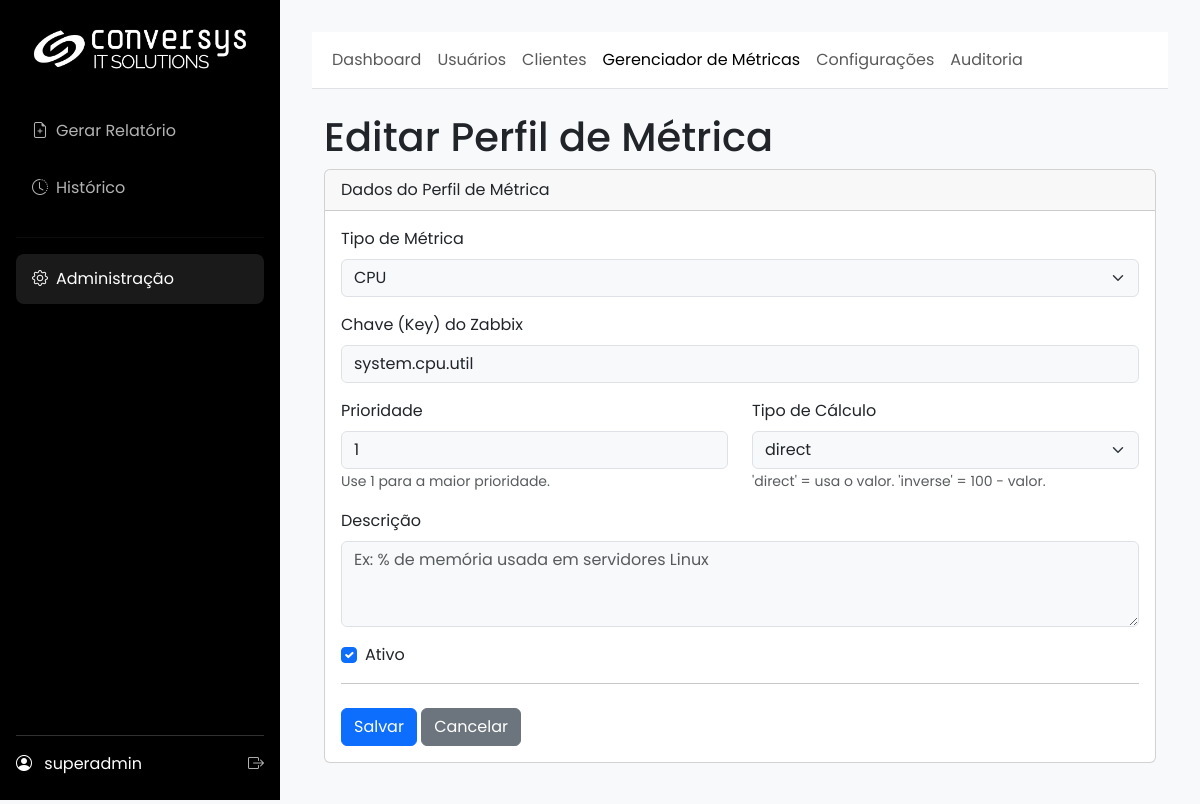
/admin/metric_key/edit/4 (signed in), run on the app's committed database.
### app/models.py (models this page shows, shortened)
class SystemConfig(db.Model):
    id = db.Column(db.Integer, primary_key=True)
    company_name = db.Column(db.String(100), default="Conversys IT Solutions")
    footer_text = db.Column(db.String(255), default=f"Conversys IT Solutions Copyright {dt.datetime.now().year} – Todos os direitos Reservados | Política de privacidade")
    primary_color = db.Column(db.String(7), default="#2c3e50")
    secondary_color = db.Column(db.String(7), default="#3498db")
    logo_dark_bg_path = db.Column(db.String(255), nullable=True)
    logo_light_bg_path = db.Column(db.String(255), nullable=True)
    login_background_path = db.Column(db.String(255), nullable=True)
    default_cover_path = db.Column(db.String(255), nullable=True)
    color_scheme = db.Column(db.String(10), default="light")
    color_bg_main = db.Column(db.String(7), default="#f8f9fa")
    color_bg_card = db.Column(db.String(7), default="#ffffff")
    color_text_light = db.Column(db.String(7), default="#212529")
    color_border = db.Column(db.String(7), default="#dee2e6")
    login_media_path = db.Column(db.String(255), nullable=True)
    report_cover_path = db.Column(db.String(255), nullable=True)
    report_final_page_path = db.Column(db.String(255), nullable=True)

class User(UserMixin, db.Model):
    id = db.Column(db.Integer, primary_key=True)
    username = db.Column(db.String(64), index=True, unique=True)
    email = db.Column(db.String(120), index=True, unique=True)
    password_hash = db.Column(db.String(256))
    role_id = db.Column(db.Integer, db.ForeignKey('role.id'))
    reports = db.relationship('Report', backref='user', lazy='dynamic')
    clients = db.relationship('Client', secondary=user_client_association, back_populates='users')
    def has_role(self, role_name):
        return self.role.name == role_name

class MetricKeyProfile(db.Model):
    __tablename__ = 'metric_key_profile'
    id = db.Column(db.Integer, primary_key=True)
    metric_type = db.Column(db.String(50), nullable=False, index=True)
    key_string = db.Column(db.String(255), nullable=False)
    priority = db.Column(db.Integer, nullable=False, default=10)
    calculation_type = db.Column(db.Enum(CalculationType), nullable=False, default=CalculationType.DIRECT)
    description = db.Column(db.String(255), nullable=True)
    is_active = db.Column(db.Boolean, default=True, nullable=False)

### app/admin/routes.py (the view)
@admin.route('/metric_key/edit/<int:key_id>', methods=['GET', 'POST'])
@admin_required
def edit_metric_key(key_id):
    _ensure_request_id()
    _log_debug("Acessando rota edit_metric_key", key_id=key_id, method=request.method)
    key_profile = MetricKeyProfile.query.get_or_404(key_id)
    form = MetricKeyProfileForm(obj=key_profile)
    if request.method == 'GET':
        form.calculation_type.data = key_profile.calculation_type.name
    if form.validate_on_submit():
        _log_debug("Formulário de edição de perfil validado", key_id=key_id)
        try:
            key_profile.metric_type = form.metric_type.data
            key_profile.key_string = form.key_string.data
            key_profile.priority = form.priority.data
            key_profile.calculation_type = CalculationType[form.calculation_type.data]
            key_profile.description = form.description.data
            key_profile.is_active = form.is_active.data
            db.session.commit()
            AuditService.log(f'Editou o perfil de métrica ID {key_id}: {key_profile.key_string}')
            flash('Perfil de métrica atualizado com sucesso!', 'success')
            return redirect(url_for('admin.list_metric_keys'))
        except Exception as e:
            current_app.logger.error(f"[{g.request_id}] Erro ao atualizar perfil de métrica ID {key_id}: {e}", exc_info=True)
            db.session.rollback()
            flash('Erro ao atualizar o perfil de métrica. Consulte os logs.', 'danger')
    else:
        if request.method == 'POST':
            _log_debug("Validação do formulário de edição falhou", key_id=key_id, errors=form.errors)
    return render_template('admin/metric_key_form.html', form=form, title="Editar Perfil de Métrica", action="Editar")

### app/admin/routes.py
class MetricKeyProfileForm(FlaskForm):
    metric_type = SelectField(
        'Tipo de Métrica',
        choices=[
            ('memory', 'Memória'),
            ('cpu', 'CPU'),
            ('disk', 'Disco'),
            ('wifi_clients', 'Wi-Fi (Contagem de Clientes)')  # <-- NOVO
        ],
        validators=[DataRequired(message="Selecione o tipo de métrica.")]
    )
    key_string = StringField(
        'Chave (Key) do Zabbix',
        validators=[DataRequired(message="A chave do item é obrigatória."), Length(min=1, max=255)]
    )
    priority = IntegerField(
        'Prioridade',
        validators=[DataRequired(message="A prioridade é obrigatória."), NumberRange(min=1, max=100)],
        default=10
    )
    calculation_type = SelectField(
        'Tipo de Cálculo',
        choices=[(calc.name, calc.value) for calc in CalculationType],
        validators=[DataRequired(message="O tipo de cálculo é obrigatório.")]
    )
    description = TextAreaField(
        'Descrição',
        validators=[Length(max=255)]
    )
    is_active = BooleanField('Ativo', default=True)
    submit = SubmitField('Salvar')

### app/__init__.py (called while the page is built)
@login_manager.user_loader
def load_user(user_id):
    from .models import User
    return db.session.get(User, int(user_id))

def _ensure_request_id():
    rid = getattr(g, "request_id", None)
    if not rid:
        rid = uuid.uuid4().hex
        g.request_id = rid
    return rid

### app/admin/routes.py (called while the page is built)
def _ensure_request_id():
    if not getattr(g, "request_id", None):
        g.request_id = uuid.uuid4().hex
    return g.request_id

def _log_debug(msg, **extra):
    rid = _ensure_request_id()
    payload = {"rid": rid, **extra}
    try:
        current_app.logger.debug(f"{msg} | {payload}")
    except Exception:
        print(f"DEBUG {msg} | {payload}")

### app/main/routes.py (called while the page is built, shortened)
@main.before_app_request
def before_request_func():
    cfg = SystemConfig.query.first()
    g.sys_config = cfg

### app/utils.py (called while the page is built)
def admin_required(f):
    @wraps(f)
    @login_required
    def decorated_function(*args, **kwargs):
        if not (current_user.has_role('admin') or current_user.has_role('super_admin')):
            flash('Acesso negado. Você não tem permissão para acessar esta área.', 'danger')
            return redirect(url_for('main.gerar_form'))
        return f(*args, **kwargs)
    return decorated_function

### app/templates/admin/metric_key_form.html (shortened to what this page needs)
{% extends 'admin/base.html' %}
{% block admin_content %}
<div class="container-fluid">
    <h1 class="mt-4">{{ action }} Perfil de Métrica</h1>
    <div class="card mb-4">
        <div class="card-header">
            Dados do Perfil de Métrica
        </div>
        <div class="card-body">
            <form method="POST" action="">
                <div class="mb-3">
                    {{ form.metric_type.label(class="form-label") }}
                    {{ form.metric_type(class="form-select" + (" is-invalid" if form.metric_type.errors else "")) }}
                </div>
                <div class="mb-3">
                    {{ form.key_string.label(class="form-label") }}
                    {{ form.key_string(class="form-control" + (" is-invalid" if form.key_string.errors else ""), placeholder="Ex: vm.memory.size[pused]") }}
                </div>
                <div class="row">
                    <div class="col-md-6 mb-3">
                        {{ form.priority.label(class="form-label") }}
                        {{ form.priority(class="form-control" + (" is-invalid" if form.priority.errors else "")) }}
                        <small class="form-text text-muted">Use 1 para a maior prioridade.</small>
                    </div>
                    <div class="col-md-6 mb-3">
                        {{ form.calculation_type.label(class="form-label") }}
                        {{ form.calculation_type(class="form-select" + (" is-invalid" if form.calculation_type.errors else "")) }}
                        <small class="form-text text-muted">'direct' = usa o valor. 'inverse' = 100 - valor.</small>
                    </div>
                </div>
                <div class="mb-3">
                    {{ form.description.label(class="form-label") }}
                    {{ form.description(class="form-control", rows=3, placeholder="Ex: % de memória usada em servidores Linux") }}
                </div>
                <div class="mb-3 form-check">
                    {{ form.is_active(class="form-check-input") }}
                    {{ form.is_active.label(class="form-check-label") }}
                </div>
                <hr>
                <div class="mt-4">
                    <button type="submit" class="btn btn-primary">Salvar</button>
                    <a href="{{ url_for('admin.list_metric_keys') }}" class="btn btn-secondary">Cancelar</a>
                </div>
            </form>
        </div>
    </div>
</div>
{% endblock %}

### app/templates/base.html (shortened to what this page needs)
<!DOCTYPE html>
<html lang="pt-br" data-bs-theme="{{ g.sys_config.color_scheme | default('dark') }}">
<head>
    <link href="https://cdn.jsdelivr.net/npm/bootstrap@5.3.3/dist/css/bootstrap.min.css" rel="stylesheet">
    <link rel="stylesheet" href="https://cdn.jsdelivr.net/npm/bootstrap-icons@1.11.3/font/bootstrap-icons.min.css">
</head>
<body>
    <div class="d-flex">
        <div class="sidebar">
            <a href="{{ url_for('main.index') }}" class="logo">
                {% if g.sys_config.logo_dark_bg_path %}
                    <img src="{{ url_for('main.uploaded_file', filename=g.sys_config.logo_dark_bg_path) }}" alt="Logo">
                {% else %}
                    <span>{{ g.sys_config.company_name }}</span>
                {% endif %}
            </a>
            <ul class="nav flex-column">
                <li><a href="{{ url_for('main.gerar_form') }}" class="nav-link {% if request.endpoint == 'main.gerar_form' %}active{% endif %}"><i class="bi bi-file-earmark-plus me-2"></i>Gerar Relatório</a></li>
                <li><a href="{{ url_for('main.history') }}" class="nav-link {% if request.endpoint == 'main.history' %}active{% endif %}"><i class="bi bi-clock-history me-2"></i>Histórico</a></li>
                {% if current_user.has_role('admin') or current_user.has_role('super_admin') %}
                <hr style="border-color: rgba(255,255,255,0.2);">
                <li><a href="{{ url_for('admin.dashboard') }}" class="nav-link {% if 'admin.' in request.endpoint %}active{% endif %}"><i class="bi bi-gear me-2"></i>Administração</a></li>
                {% endif %}
            </ul>
            <div class="user-info">
                <div class="d-flex justify-content-between align-items-center">
                    <div>
                        <i class="bi bi-person-circle me-2"></i>
                        <span>{{ current_user.username }}</span>
                    </div>
                    <a href="{{ url_for('auth.logout') }}" title="Sair"><i class="bi bi-box-arrow-right"></i></a>
                </div>
            </div>
        </div>
        <div class="main-content flex-grow-1">
            {% block content %}{% endblock %}
        </div>
    </div>
</body>
</html>

### data on the page
SystemConfig: logo_dark_bg_path (picture)
User: username "superadmin"
MetricKeyProfile: metric_type "CPU", key_string "system.cpu.util", priority "1", calculation_type "direct", is_active "☑"

### other printed values
{{ action }} "Editar"
